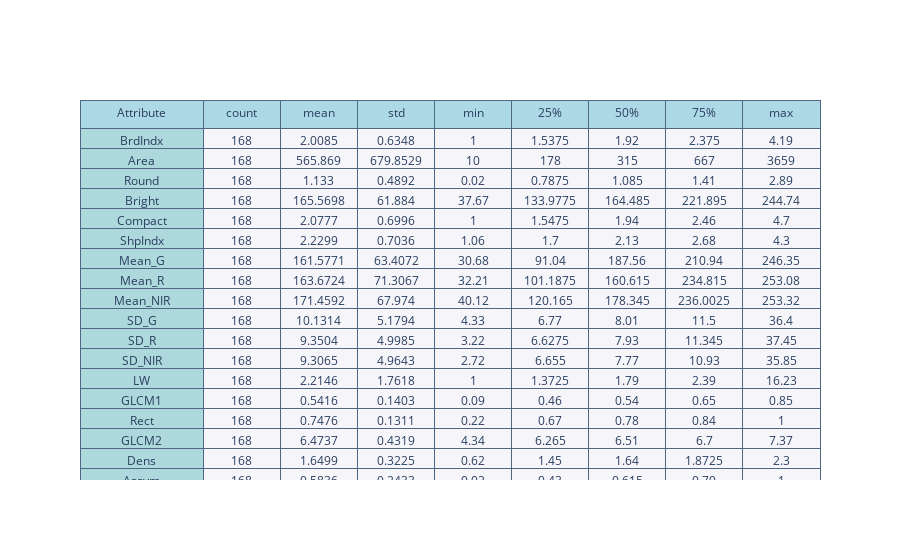

The notebook cell saved with this chart:
### Markdown cell above
<a id='bsd'></a>
> ### Basic Statistical Details

### Code cell
import plotly.graph_objs as go
import plotly.offline as py

p = train.describe().T
p = p.round(4)
table = go.Table(
    columnwidth=[0.8]+[0.5]*8,
    header=dict(
        values=['Attribute'] + list(p.columns),
        line = dict(color='#506784'),
        fill = dict(color='lightblue'),
    ),
    cells=dict(
        values=[p.index] + [p[k].tolist() for k in p.columns[:]],
        line = dict(color='#506784'),
        fill = dict(color=['rgb(173, 216, 220)', '#f5f5fa'])
    )
)
py.iplot([table], filename='table-of-land-data')

### Figure 1 — Plotly figure (JSON) as saved in the notebook; plotly's stock layout.template omitted (floating-point values rounded to 4 significant figures; data arrays with more than 128 entries replaced by an {"elided": "..."} marker saying what was removed)
{"data": [{"cells": {"fill": {"color": ["rgb(173, 216, 220)", "#f5f5fa"]}, "line": {"color": "#506784"}, "values": {"elided": "9x147 mixed values"}}, "columnwidth": [0.8, 0.5, 0.5, 0.5, 0.5, 0.5, 0.5, 0.5, 0.5], "header": {"fill": {"color": "lightblue"}, "line": {"color": "#506784"}, "values": ["Attribute", "count", "mean", "std", "min", "25%", "50%", "75%", "max"]}, "type": "table"}], "layout": {}}
